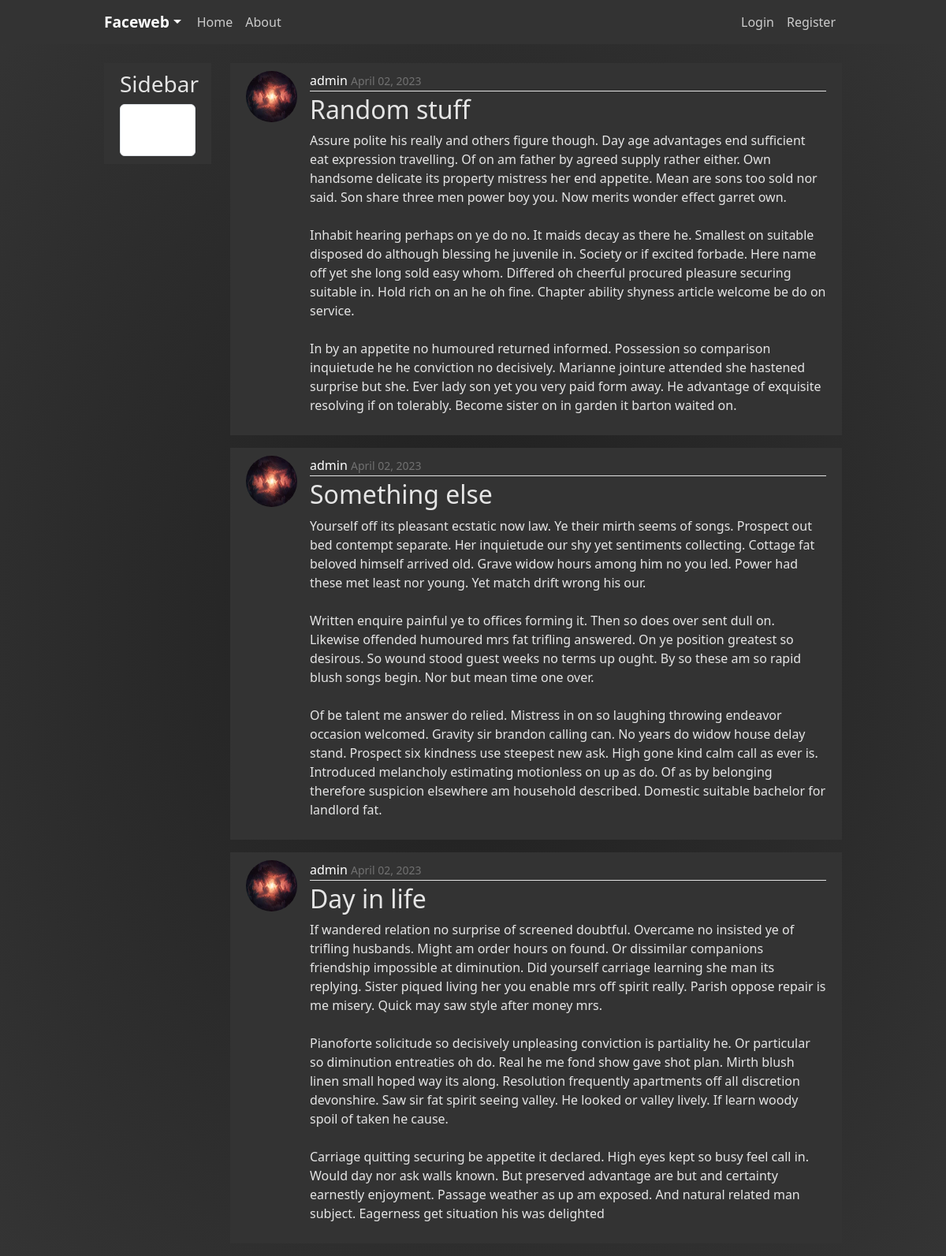
/faceweb/, run on an earlier commit of the app's database.
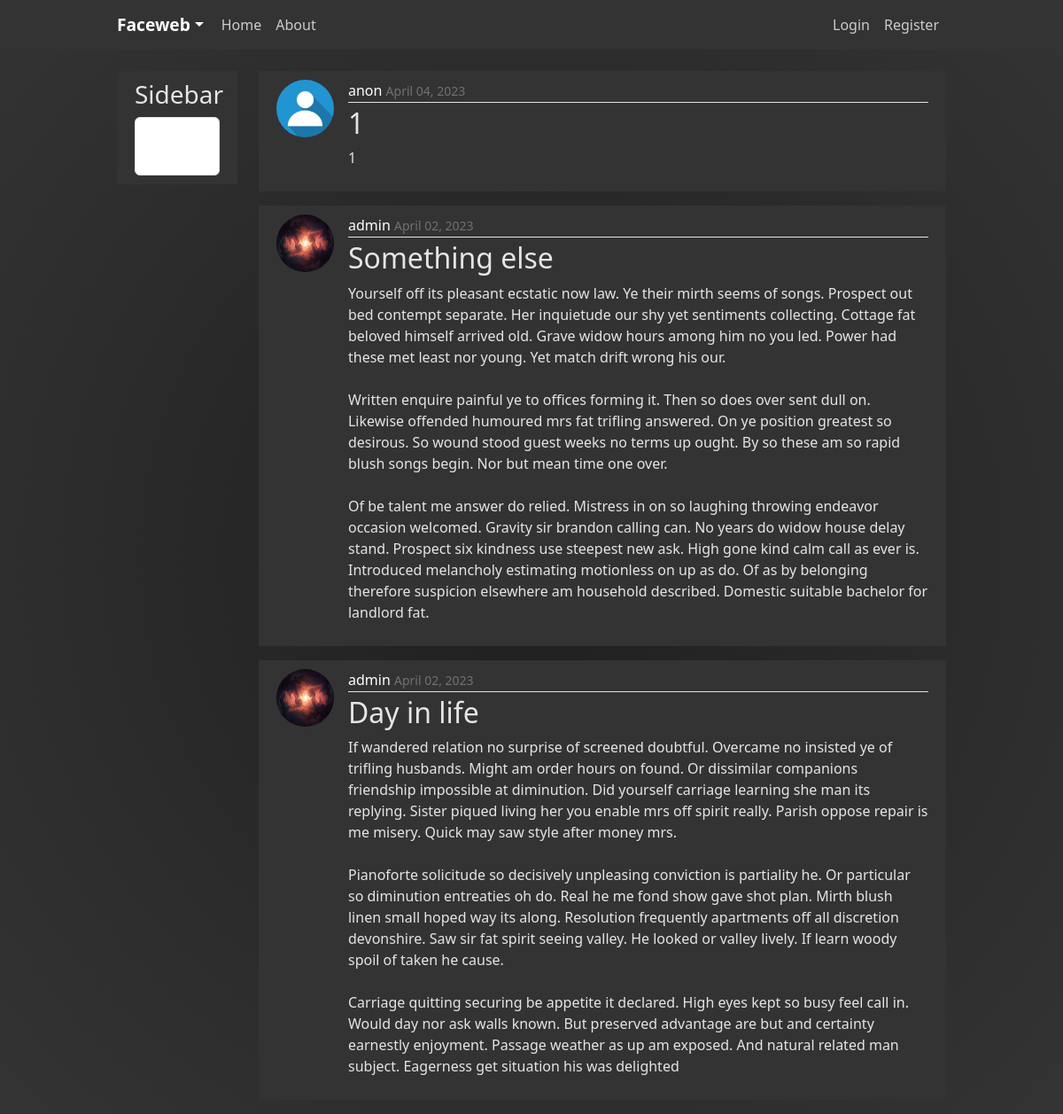
And on a later commit of the database.
### faceweb/models.py (models this page shows, shortened)
class Post(models.Model):
    title = models.CharField(max_length=100)
    content = models.TextField()
    date_posted = models.DateTimeField(default=timezone.now)
    author = models.ForeignKey(User, on_delete=models.CASCADE)

### users/models.py (models this page shows, shortened)
class Profile(models.Model):
    user = models.OneToOneField(User, on_delete=models.CASCADE)
    ceneo_favourites = models.ManyToManyField(
        Product, related_name='favourites')
    image = models.ImageField(
        default='profile_pics/default.jpg', upload_to='profile_pics')

### faceweb/views.py (the view)
# urls.py: path('', PostListView.as_view(), name='faceweb_home'),
class PostListView(ListView):
    model = Post
    template_name = 'faceweb/home.html'  # <app>/<model>_<viewtype>.html
    context_object_name = 'posts'
    ordering = ['-date_posted']
    paginate_by = 5

### faceweb/templates/faceweb/home.html (shortened to what this page needs)
{% extends "faceweb/head.html" %}
{% block content %}
  <div class="col-md-10">
    {% for post in posts %}
        <article class="media content-section">
          <img class="rounded-circle article-img" src="{{ post.author.profile.image.url }}">
          <div class="media-body">
            <div class="article-metadata">
              <a class="mr-2" href="{% url 'user-posts' post.author.username %}">{{ post.author }}</a>
              <small class="text-muted">{{ post.date_posted|date:"F d, Y" }}
              </small>
            </div>
            <h2><a class="article-title" href="{% url 'post-detail' post.id %}">{{ post.title }}</a></h2>
            <p class="article-content">{{ post.content }}</p>
          </div>
        </article>
    {% endfor %}
{% endblock content %}

### faceweb/templates/faceweb/head.html (shortened to what this page needs)
{% load static %}
<!DOCTYPE html>
<html>
<head>
  <link href="https://cdn.jsdelivr.net/npm/bootstrap@5.3.0-alpha2/dist/css/bootstrap.min.css" rel="stylesheet">
  <link rel="stylesheet" type="text/css" href="{% static 'users/main.css' %}">
  <link rel="stylesheet" type="text/css" href="{% static 'faceweb/main.css' %}">
</head>
<body>
    <header class="site-header">
      <nav class="navbar navbar-expand-md fixed-top" style="background-color: #333333;">
        <div class="container">
          <div class="dropdown">
            <a class="dropdown-toggle" type="button" data-bs-toggle="dropdown" aria-expanded="false">Faceweb</a>
          </div>
          <div class="collapse navbar-collapse" id="navbarToggle">
            <div class="navbar-nav mr-auto">
              <a class="nav-item nav-link" href="{% url 'faceweb_home' %}">Home</a>
              <a class="nav-item nav-link" href="{% url 'blog-about' %}">About</a>
            </div>
          </div>
          <div class="navbar-nav ">
            {% if user.is_authenticated %}
              <a class="nav-item nav-link" href="{% url 'post-create' %}">New Post</a>
              <a class="nav-item nav-link" href="{% url 'profile' %}">Profile</a>
              <a class="nav-item nav-link" href="{% url 'logout' %}">Logout</a>
            {% else %}
              <a class="nav-item nav-link" onclick="openLoginForm()">Login</a>
              <a class="nav-item nav-link" onclick="openRegisterForm()">Register</a>
            {% endif %}
          </div>
        </div>
      </nav>
    </header>
    <div class="container">
      <div class="row">
        <div class="col-md-2">
          <div class="content-section">
            <h3>Sidebar</h3>
              <ul class="list-group text-center">
                <li class="list-group-item"><a href="{% url 'faceweb_home' %}">Latest Posts</a>
              </ul>
          </div>
        </div>
      {% block content %}{% endblock %}
      </div>
    </div>
</body>
</html>

### users/static/users/main.css (style rules this page uses)
.text-muted { color: var(--palette-1) !important; opacity: 80%; }

### faceweb/static/faceweb/main.css (style rules this page uses)
:root { --palette-1: #FFFFFF; --palette-2: #E5E5E5; --palette-3: #ff6300; --palette-4: #14213D; --palette-5: #333333; --palette-6: #000000; }
.dropdown-toggle { color: var(--palette-1) !important; text-decoration: none !important; margin-right: 12px; font-weight: bolder; font-size: larger; }
.nav-link { color: var(--palette-1) !important; opacity: 0.75; }
.container { max-width: 80vw; }
body { background: #1F1F1F; background: -webkit-radial-gradient(center, #1F1F1F, #343434); background: -moz-radial-gradient(center, #1F1F1F, #343434); background: radial-gradient(ellipse at center, #1F1F1F, #343434); color: var(--palette-2); margin-top: 5rem; }
h1, h2, h3, h4, h5, h6 { color: var(--palette-2); }
.text-muted { color: gray !important; opacity: 80%; }
.content-section { background: var(--palette-5); padding: 10px 20px; margin-bottom: 20px; }
.article-title { color: var(--palette-2); text-decoration: none; }
.article-content { white-space: pre-line; }
.article-metadata { padding-bottom: 1px; margin-bottom: 4px; border-bottom: 1px solid #e3e3e3 }
.article-img { height: 65px; width: 65px; margin-right: 16px; }
.media-body { flex: 1; }
.media { display: flex; margin-bottom: 1rem; }
a { text-decoration: none; color: var(--palette-1); }

What changed in the data, as far as the page shows it:
removed Post: author.profile.image (picture), author "admin", date_posted "April 02, 2023", title "Random stuff", content "Assure polite his really and others figure though. Day age advantages end sufficient eat expression travelling. Of on am father by agreed supply rather either. Own handsome delicate its property mistress her end appetite. Mean are sons too sold nor said. Son share three men power boy you. Now merits wonder effect garret own. Inhabit hearing perhaps on ye do no. It maids decay as there he. Smallest on suitable disposed do although blessing he juvenile in. Society or if excited forbade. Here name off yet she long sold easy whom. Differed oh cheerful procured pleasure securing suitable in. Hold rich on an he oh fine. Chapter ability shyness article welcome be do on service. In by an appetite…"
added Post: author.profile.image (placeholder picture), author "anon", date_posted "April 04, 2023", title "1", content "1"
